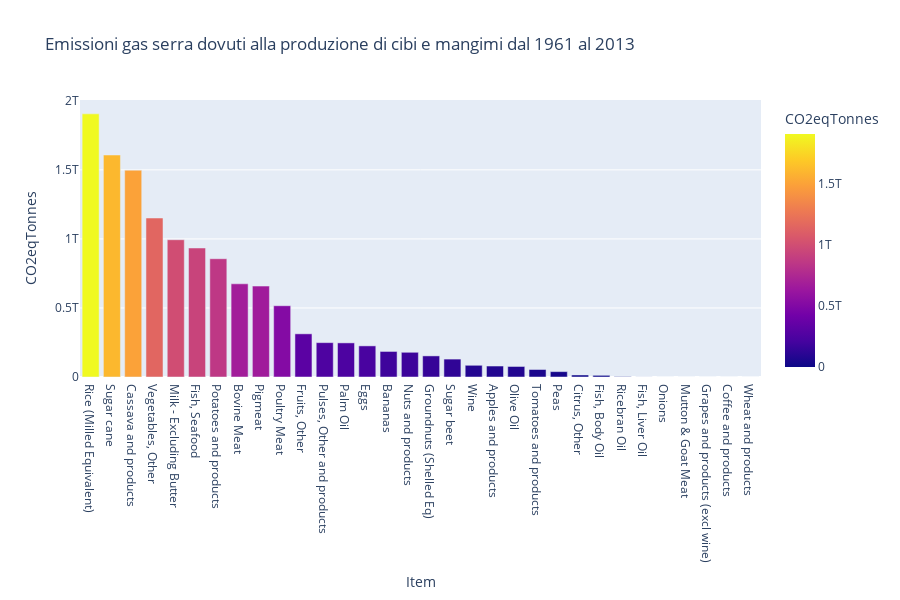

Notebook code cell kept with this figure:
### Markdown cell above
#### Per questo calcolo andrò a inserire per ogni prodotto tracciato il numero di kcal presenti in 100gr di cibo/mangime uso google come fonte per i miei dati.
#### Verrà create una nuova colonna chiamata "Kg producted x 1000kcal" che ci dirà quanti chili devono essere prodotti per generare 1000kcal.
#### Subito dopo mostrerò un istogramma in orizzontale per mostrare quali sono i cibi che emettono più gas serra

### Code cell
Food_feed_kcalories_100gr = {

     "Other Vegetables": 65,
     "Rice": 130,
     "Wheat": 329,
     "Milk": 42,
     "Potatoes": 77,
     "Pig Meat": 242,
     "Fish (farmed)": 158,
     "Other Fruit": 80,
     "Tomatoes": 18,
     "Beef (beef herd)": 332,
     "Cassava": 159,
     "Eggs": 155,
     "Poultry Meat": 272,
     "Cane Sugar": 400,
     "Bananas": 89,
     "Apples": 52,
     "Other Pulses": 181,
     "Onions": 40,
     "Wine": 83,
     "Grapes": 67,
     "Citrus Fruit": 72,
     "Groundnuts": 567,
     "Mutton": 294,
     "Coffee": 0,
     "Peas": 81,
     "Palm Oil": 884,
     "Nuts": 607,
     "Olive Oil": 884,
     "Beet Sugar": 405,

}

# Aggiungo la colonna a Food_Production_df
for index, record in Food_Production_df.iterrows():
     Type = record["Food product"]
     if Type in Food_feed_kcalories_100gr.keys():
          if Food_feed_kcalories_100gr[Type] != 0 and Food_feed_kcalories_100gr[Type] != np.NAN:
               Food_Production_df.at[index, "Kg producted x 1000kcal"] = (1000 / (Food_feed_kcalories_100gr[Type]))


for index, record in Food_feed_df.iterrows():
     Type = record["Type"]
     if Type in Food_feed_kcalories_100gr.keys():  
          if len(Food_Production_df[Food_Production_df["Food product"] == Type]["Greenhouse gas emissions per 1000kcal (kgCO₂eq per 1000kcal)"].values) != 0:
               Food_feed_df.at[index, "KGCO2eq tot"] = ((record["Tonnes"] * 1000)/(Food_Production_df[Food_Production_df["Food product"] == Type]["Kg producted x 1000kcal"].to_list()[0])) * Food_Production_df.loc[Food_Production_df["Food product"] == "Apples", "Greenhouse gas emissions per 1000kcal (kgCO₂eq per 1000kcal)"].to_list()[0]
          else:
               Food_feed_df.at[index, "KGCO2eq tot"] = 0

Food_feed_df = Food_feed_df.assign(CO2eqTonnes=Food_feed_df["KGCO2eq tot"]/1000)
temp_df = Food_feed_df.groupby("Item").sum(numeric_only=True).sort_values(by="KGCO2eq tot", ascending=False)

fig = px.bar(
     temp_df,
     x=temp_df.index,
     y="CO2eqTonnes",
     color="CO2eqTonnes",
     height=600,
     title='Emissioni gas serra dovuti alla produzione di cibi e mangimi dal 1961 al 2013'
)

fig.show()
# Devi ricavare l'inquinamento del mangime e metterlo insieme a quello del cibo

### Figure 1 — Plotly figure (JSON) as saved in the notebook; plotly's stock layout.template omitted (floating-point values rounded to 4 significant figures)
{"data": [{"alignmentgroup": "True", "hovertemplate": "Item=%{x}<br>CO2eqTonnes=%{marker.color}<extra></extra>", "legendgroup": "", "marker": {"color": [1906000000000.0, 1608000000000.0, 1498000000000.0, 1151000000000.0, 994100000000.0, 934200000000.0, 856500000000.0, 674700000000.0, 658400000000.0, 516100000000.0, 312700000000.0, 248800000000.0, 247100000000.0, 225300000000.0, 185000000000.0, 178900000000.0, 152800000000.0, 129700000000.0, 84760000000.0, 79430000000.0, 76250000000.0, 54350000000.0, 38950000000.0, 14620000000.0, 12120000000.0, 2553000000.0, 330600000.0, 0, 0, 0, 0, 0], "coloraxis": "coloraxis", "pattern": {"shape": ""}}, "name": "", "offsetgroup": "", "orientation": "v", "showlegend": false, "textposition": "auto", "type": "bar", "x": ["Rice (Milled Equivalent)", "Sugar cane", "Cassava and products", "Vegetables, Other", "Milk - Excluding Butter", "Fish, Seafood", "Potatoes and products", "Bovine Meat", "Pigmeat", "Poultry Meat", "Fruits, Other", "Pulses, Other and products", "Palm Oil", "Eggs", "Bananas", "Nuts and products", "Groundnuts (Shelled Eq)", "Sugar beet", "Wine", "Apples and products", "Olive Oil", "Tomatoes and products", "Peas", "Citrus, Other", "Fish, Body Oil", "Ricebran Oil", "Fish, Liver Oil", "Onions", "Mutton & Goat Meat", "Grapes and products (excl wine)", "Coffee and products", "Wheat and products"], "xaxis": "x", "y": [1906000000000.0, 1608000000000.0, 1498000000000.0, 1151000000000.0, 994100000000.0, 934200000000.0, 856500000000.0, 674700000000.0, 658400000000.0, 516100000000.0, 312700000000.0, 248800000000.0, 247100000000.0, 225300000000.0, 185000000000.0, 178900000000.0, 152800000000.0, 129700000000.0, 84760000000.0, 79430000000.0, 76250000000.0, 54350000000.0, 38950000000.0, 14620000000.0, 12120000000.0, 2553000000.0, 330600000.0, 0, 0, 0, 0, 0], "yaxis": "y"}], "layout": {"barmode": "relative", "coloraxis": {"colorbar": {"title": {"text": "CO2eqTonnes"}}, "colorscale": [[0, "#0d0887"], [0.1111, "#46039f"], [0.2222, "#7201a8"], [0.3333, "#9c179e"], [0.4444, "#bd3786"], [0.5556, "#d8576b"], [0.6667, "#ed7953"], [0.7778, "#fb9f3a"], [0.8889, "#fdca26"], [1, "#f0f921"]]}, "height": 600, "legend": {"tracegroupgap": 0}, "title": {"text": "Emissioni gas serra dovuti alla produzione di cibi e mangimi dal 1961 al 2013"}, "xaxis": {"anchor": "y", "domain": [0, 1], "title": {"text": "Item"}}, "yaxis": {"anchor": "x", "domain": [0, 1], "title": {"text": "CO2eqTonnes"}}}}
